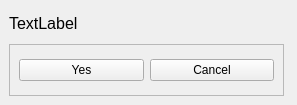
<?xml version="1.0" encoding="UTF-8"?>
<ui version="4.0">
 <class>remove_word_window</class>
 <widget class="QMainWindow" name="remove_word_window">
  <property name="geometry">
   <rect>
    <x>0</x>
    <y>0</y>
    <width>297</width>
    <height>105</height>
   </rect>
  </property>
  <property name="windowTitle">
   <string>Remove Word</string>
  </property>
  <widget class="QWidget" name="centralwidget">
   <layout class="QVBoxLayout" name="verticalLayout">
    <item>
     <widget class="QLabel" name="delete_label">
      <property name="font">
       <font>
        <pointsize>12</pointsize>
       </font>
      </property>
      <property name="text">
       <string>TextLabel</string>
      </property>
     </widget>
    </item>
    <item>
     <widget class="QFrame" name="frame">
      <property name="minimumSize">
       <size>
        <width>275</width>
        <height>52</height>
       </size>
      </property>
      <property name="maximumSize">
       <size>
        <width>275</width>
        <height>52</height>
       </size>
      </property>
      <property name="layoutDirection">
       <enum>Qt::LeftToRight</enum>
      </property>
      <property name="frameShape">
       <enum>QFrame::StyledPanel</enum>
      </property>
      <property name="frameShadow">
       <enum>QFrame::Raised</enum>
      </property>
      <layout class="QHBoxLayout" name="horizontalLayout">
       <item>
        <widget class="QPushButton" name="yes_del_button">
         <property name="text">
          <string>Yes</string>
         </property>
        </widget>
       </item>
       <item>
        <widget class="QPushButton" name="cancel_del_button">
         <property name="text">
          <string>Cancel</string>
         </property>
        </widget>
       </item>
      </layout>
     </widget>
    </item>
   </layout>
  </widget>
 </widget>
 <resources/>
 <connections/>
</ui>
